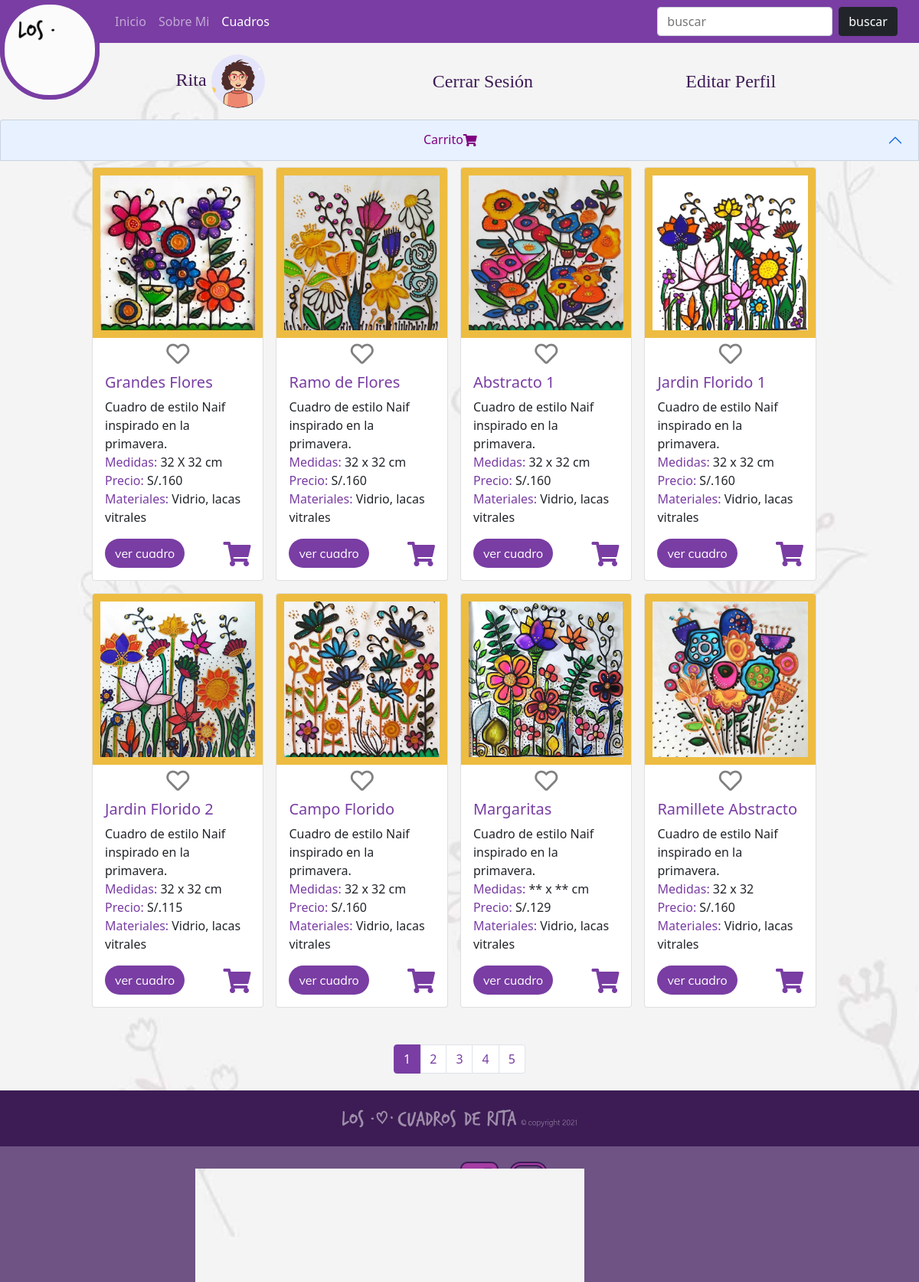
The app's page /web_rita/productos.php?pag=1 (signed in) with its own data.
### tables this page shows
CREATE TABLE `producto` (
  `id_producto` int(11) NOT NULL,
  `orden_producto` tinyint(4) NOT NULL,
  `nombre_producto` text DEFAULT NULL,
  `foto_producto` text NOT NULL,
  `precio_producto` double NOT NULL,
  `stock_producto` text DEFAULT NULL,
  `id_estilo` int(11) NOT NULL,
  `medida_producto` text NOT NULL,
  `info_producto` text NOT NULL,
  `promotxt_producto` text NOT NULL,
  `txtconte_producto` text NOT NULL,
  `slider_producto` tinyint(4) NOT NULL,
  `pagina_producto` int(11) NOT NULL
);

### web_rita/productos.php (the view, shortened to what this page needs)
<?php
  require 'includes/conexion.inc.php';
  $nombre = $_SESSION['nombreUsu'];
  $fotito =$_SESSION['fotoUsu'];
    $page ="";
    if ($_GET){
      $page = $_GET['pag'];
       $sqlTotalProductos ="
           SELECT COUNT(id_producto) AS cuenta
               FROM producto;
       ";
      $cuenta = "";
      $queryTotalProductos = mysqli_query($conectar, $sqlTotalProductos);
      while ($rowqueryTotalProductos = mysqli_fetch_assoc($queryTotalProductos)){
          $cuenta = $rowqueryTotalProductos['cuenta'];
      }
      $numPaginas = ceil($cuenta / 8);
      $primerNum = "";
      $segundoNum = "";
      if ($page == 1){
          $primerNum = 1;
          $segundoNum = 8+1;
      }elseif($page >= 2){
          $primerNum = $page*8-8;
          $segundoNum = $page*8;
      }
    }
    $busqueda = false;
    if ($_POST){
        if (isset($_POST['buscar']) && !empty($_POST['buscar'])){
              $sqlProductos ="
                  SELECT *
                      FROM producto
                      JOIN estilo USING (id_estilo)
                  WHERE nombre_producto LIKE '%".$_POST['buscar']."%' OR
                  tema_estilo LIKE '%".$_POST['buscar']."%';
              ";
              $busqueda = true;
              echo "<script> var search = true;</script>";
        }
    }else{
        $sqlProductos ="
            SELECT *
                FROM producto
            WHERE orden_producto >= '".$primerNum."' AND orden_producto < '". $segundoNum."'
            ORDER BY orden_producto ASC;
        ";
    }
          $queryProductos = mysqli_query($conectar, $sqlProductos);
?>
<!DOCTYPE html>
<html lang="es">
<head>
    <link rel="stylesheet" href="assets/css/all.min.css">
  <link rel="stylesheet" type="text/css" href="assets/css/bootstrap.min.css">
  <link rel="stylesheet" type="text/css" href="assets/vendor/swiper/swiper-bundle.min.css">
  <link rel="stylesheet" type="text/css" href="assets/vendor/sweealert2/css/sweetalert2.min.css">
  <link rel="stylesheet" type="text/css" href="assets/css/style.css">
</head>
<body onscroll="alto()" style="background: #F4F4F4;">
<div id="starter" class="body">
<div onclick="main();" class="btnHome">
<img class="logoWeb" src="assets/rsc/img/webLogo.gif" style="width: 130px; border:  #793DA3 solid 6px; position: relative;z-index: 100;border-radius: 63px;">
</div>
<nav class="navbar navbar-expand-lg navbar-dark navCustom" style="z-index: 20;">
  <div class="container-fluid">
    <div class="collapse navbar-collapse" id="navbarSupportedContent">
      <ul class="navbar-nav me-auto mb-0 mb-lg-0 conteNav">
        <li class="nav-item">
          <a class="nav-link" aria-current="page" href="main.php">Inicio</a>
        </li>
        <li class="nav-item">
          <a class="nav-link" aria-current="page" href="main.php#sobreMi">Sobre Mi</a>
        </li>
        <li class="nav-item">
          <a class="nav-link  active">Cuadros</a>
        </li>
      </ul>
    </div>
        <form class="buscaNav2" method="POST">
          <input class="inputCustom2 me-2" type="search" name="buscar" placeholder="buscar" aria-label="Search">
          <button class="btn btn-dark btnCustom" type="submit">buscar</button>
        </form>
  </div>
</nav>
<div class="barraUsuario" style="">
  <ul class="ulUsuario" style="">
    <li id="persona" class="nombreUser" style="">
      <?php echo $nombre; ?>
     <img src="<?php echo $fotito; ?>" class="fotoUser" style="">
    </li>
    <li class="cerrarS">
      <a href="cerrar.php" class="txtCerrar" style="text-decoration:none;">Cerrar Sesión</a>
    </li>
    <li class="cerrarS">
      <a href="editarPerfil.php" class="txtCerrar" style="text-decoration:none;">Editar Perfil</a>
    </li>
  </ul>
</div>
<div class="accordion" id="accordionExample" style="background:transparent;">
  <div class="accordion-item">
    <h2 class="accordion-header" id="headingOne">
      <button style="color:purple;" class="accordion-button" type="button" data-bs-toggle="collapse" data-bs-target="#collapseOne" aria-expanded="true" aria-controls="collapseOne">
        <div style="width: 100%; display:flex; justify-content: center; align-items: center;">
            <span>Carrito</span><i class="fas fa-shopping-cart"></i>&nbsp;<span id="total"></span>
        </div>
      </button>
    </h2>
  </div>
</div>
<div class="container-fluid productos swiperMain">
  <div class="row">
    <div class="col-md-12 col-lg-1 R1"></div>
    <div class="col-md-12 col-lg-10 bloqueProductos">
<?php
    $gustan = array();
    $contador = 1;
    $conte = 0;
    while ($rowqueryProductos = mysqli_fetch_assoc($queryProductos)){
        $idProducto = $rowqueryProductos['id_producto'];
?>
      <div class="card cuadro1" style="">
        <img src="<?php echo $rowqueryProductos['foto_producto']?>" style="border: solid 10px #EDBC41" class="card-img-top" alt="cuadro">
        <div class="card-body" style="display: flex; justify-content: space-around; flex-direction: column;">
   <?php
    if (array_key_exists($idProducto, $gustan)){
        if ($gustan[$idProducto] == 1){
   ?>
            <i class="fas fa-heart likeCard" id="play<?php echo "$conte"; ?>" style="cursor: pointer; color: purple; text-align: center" onclick = "funcLike(this.id +' '+<?php echo "$idProducto"?>)"></i>
                <?php echo "<script>var estado".$conte." = true; conteEstados.push(estado".$conte."); </script>"; ?>
        <?php
        }elseif($gustan[$idProducto] == 0){
        ?>
            <i class="far fa-heart likeCard" id="play<?php echo "$conte"; ?>" style="cursor: pointer; color: gray; text-align: center" onclick = "funcLike(this.id +' '+<?php echo "$idProducto"?>)"></i>
                <?php echo "<script>var estado".$conte." = false; conteEstados.push(estado".$conte."); </script>"; ?>
      <?php
        }
   }else{
       ?>
            <i class="far fa-heart likeCard" id="play<?php echo "$conte"; ?>" style="cursor: pointer; color: gray; text-align: center" onclick = "funcLike(this.id +' '+<?php echo "$idProducto"?>)"></i>
  <?php
    }
    ?>
            <h5 class="card-title" id="pro<?php echo $rowqueryProductos['id_producto']; ?>" style="color: var(--morado);"><?php echo $rowqueryProductos['nombre_producto']; ?></h5>
            <p class="card-text">Cuadro de estilo Naif inspirado en la primavera. <br>
                <span style="color:var(--morado)">Medidas:</span><span>&nbsp;<?php echo $rowqueryProductos['medida_producto'];?></span><br>
                <span style="color:var(--morado)">Precio:</span><span id="pre<?php echo $rowqueryProductos['id_producto']; ?>">&nbsp;S/.<?php echo $rowqueryProductos['precio_producto'];?></span><br>
                <span style="color:var(--morado)">Materiales:</span><span>&nbsp;Vidrio, lacas vitrales</span>
            </p>
        <div style="background: none; position: relative; display: flex;">
                <?php
                if ($busqueda == false){
                  ?>
                  <a href="vercuadro2.php?ident=<?php echo $rowqueryProductos['id_producto']?>&pag=<?php echo $page;?>&conte=<?php echo "$conte";?>" class="btn botonCarta">ver cuadro</a>
                  <?php
                }
                ?>
                <div class="tooltipCustom" id="n<?php echo $rowqueryProductos['id_producto']; ?>" onclick="agrega(this.id +' '+<?php echo "$idProducto"?>)">
              <i style="position: absolute; right: 0px; bottom: 0px;" class="fas fa-shopping-cart carritoCarta"></i>
            </div>
          </div>
        </div>
      </div>
<?php
        $contador++; $conte++;
    }
?>
    </div>
    <div class="col-md-12 col-lg-1 R3"></div>
  </div>
</div>
    <nav aria-label="compaginacion" class="navPaginas">
        <ul class="pagination pagination-md pagBtns" style="">
<?php
    $i=1;
    while ($i <= $numPaginas){
        if ($i == $page){
            ?>
            <li class="page-item active" aria-current="page"><a class="page-link"><?php echo $page; ?></a></li>
            <?php
        }else{
            ?>
            <li class="page-item" aria-current="page"><a class="page-link" href="productos.php?pag=<?php echo $i?>"><?php echo $i; ?></a></li>
            <?php
        }
    $i++;
    }
?>
        </ul>
    </nav>
<footer>
  <div class="copiRight" style="color:white">
  <div style="padding: 25px; background: var(--darkm);">
    <img style="height: 23px; opacity:0.5;" src="assets/rsc/img/logo3.svg"></div>
  </div>
  <div style="margin: 20px;">
    <span style="margin-right:15px; color: snow;">Siguenos en:</span>
        <a href="https://www.facebook.com/LosCuadrosDeRita"><img style="width: 50px; margin-right: 10px" src="assets/rsc/img/facebook.svg"></a>
        <a href="https://www.instagram.com/loscuadrosderita"><img style="width: 50px;" src="assets/rsc/img/instagram.svg"></a>
  </div>
</footer>
</div>
</body>
</html>

### web_rita/assets/css/style.css (style rules this page uses)
:root { --morado: #793DA3; --darkm: #3D1C55; --swiper-navigation-color :#793DA3; --swiper-pagination-color :#793DA3; }
* { margin:0px; padding: 0px; box-sizing: border-box; }
.btnHome { cursor: pointer; background: #793DA3; float:left; border-radius: 0px 0px 69px 67px; }
footer { position: relative; height: 250px; background: #6E5384; text-align: center; }
.body { background-image:url(../rsc/img/fondoflores.jpg); background-attachment:fixed; background-size: cover; }
.navCustom { background: #793DA3; }
.buscaNav2 { position: absolute; right: 0px; top: 9px; }
.inputCustom2 { float: left; display: block; width: 67%; padding: .375rem .75rem; font-size: 1rem; font-weight: 400; line-height: 1.5; color: #212529; background-color: #fff; background-clip: padding-box; border: 1px solid #ced4da; -webkit-appearance: none; -moz-appearance: none; appearance: none; border-radius: .25rem; transition: border-color .15s ease-in-out,box-shadow .15s ease-in-out; }
.nombreUser { margin-right: 20px; }
.active { color: var(--darkm); }
.likeCard { color: gray; font-size: 30px; position: relative; left: 50%; transform: translateX(-50%); top: -10px; }
.conteNav { margin-left: 0px; }
.botonCarta { position: relative; bottom: 0px; background: var(--morado); font-family: 'muli'; color: white; border-radius: 20px; }
.carritoCarta { color: var(--morado); font-size: 32px; cursor: pointer; }
.R1 { background: none; }
.R3 { background: none; }
.productos { position: relative; top: -62px; }
.bloqueProductos { display: flex; flex-wrap: wrap; justify-content: flex-start; }
.cuadro1 { width: 21%; margin: 20px; }
.navPaginas { position: relative; height: 60px; background: none; }
.pagBtns { color: var(--morado); position: absolute; left: 50%; transform: translateX(-50%); }
.page-item.active .page-link { background-color: var(--morado); border-color: var(--morado); }
.page-link { color: var(--morado); }
.barraUsuario { text-align: center; padding: 15px; font-family: 'patrick'; color: var(--darkm); }
.ulUsuario { position: relative; display: flex; justify-content: space-around; align-items: center; list-style: none; font-size: 24px; width: 84%; padding-left: 0px; margin-bottom: 0px; }
.swiperMain { top: 0px; margin-bottom: 40px; }
.fotoUser { border-radius: 50%; height: 70px; width: 70px; object-fit: cover; }
.cerrarS a { color: var(--darkm); }

### web_rita/assets/css/tooltips.css (style rules this page uses)
.tooltipCustom { display: inline-block; right: 0px; position: absolute; width: 50px; height: 36px; background: none; }

### records on screen
producto: foto_producto (picture), nombre_producto "Grandes Flores", medida_producto "32 X 32 cm", precio_producto "160"
producto: foto_producto (picture), nombre_producto "Ramo de Flores", medida_producto "32 x 32 cm", precio_producto "160"
producto: foto_producto (picture), nombre_producto "Abstracto 1", medida_producto "32 x 32 cm", precio_producto "160"
producto: foto_producto (picture), nombre_producto "Jardin Florido 1", medida_producto "32 x 32 cm", precio_producto "160"
producto: foto_producto (picture), nombre_producto "Jardin Florido 2", medida_producto "32 x 32 cm", precio_producto "115"
producto: foto_producto (picture), nombre_producto "Campo Florido", medida_producto "32 x 32 cm", precio_producto "160"
producto: foto_producto (picture), nombre_producto "Margaritas", medida_producto "** x ** cm", precio_producto "129"
producto: foto_producto (picture), nombre_producto "Ramillete Abstracto", medida_producto "32 x 32", precio_producto "160"

### other values on screen
$nombre "Rita"
